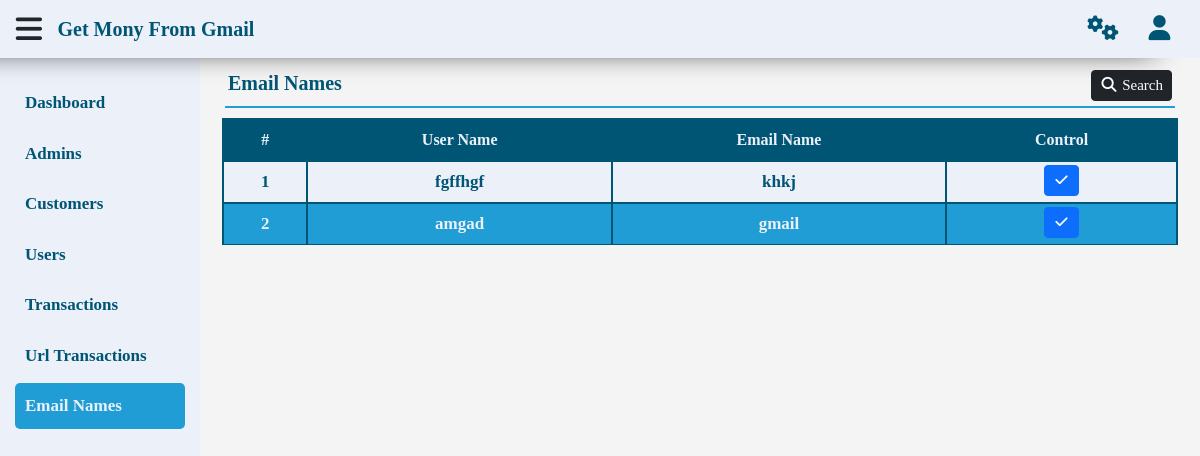
Page /gmr_test/emailnames.php?Page=View (signed in) on the committed database.
### tables this page shows
CREATE TABLE `email_names` (
  `id` int(11) NOT NULL,
  `em_name` varchar(255) NOT NULL,
  `user_id` int(11) NOT NULL,
  `state` tinyint(1) NOT NULL DEFAULT 1
);

CREATE TABLE `users` (
  `id` int(11) NOT NULL,
  `username` text NOT NULL,
  `pass` text NOT NULL,
  `phone` text NOT NULL,
  `main_email` varchar(255) NOT NULL,
  `email` text NOT NULL,
  `us_date` timestamp NOT NULL DEFAULT current_timestamp(),
  `active` int(1) NOT NULL DEFAULT 1,
  `type` int(1) NOT NULL DEFAULT 2
);

### gmr_test/function.php (called while the page is built, shortened)
<?php
function getItem($table, $value, $where, $select) {
    global $con;
    $statment = $con->prepare("SELECT * FROM $table WHERE $where");
    $statment->execute(array($value));
    $fetch = $statment->fetch();
    return $fetch[$select];
}
function getData ($table, $where = '1 = 1', $value = null, $by = 'id', $order = 'DESC', $limit = null) {
    global $con;
    $statment = $con->prepare("SELECT * FROM $table WHERE $where ORDER BY $by $order $limit");
    $statment->execute($value);
    return $statment->fetchAll();
}
function getCount ($table, $where = '1 = 1', $value = null) {
    global $con;
    $statment = $con->prepare("SELECT * FROM $table WHERE $where");
    $statment->execute($value);
    return $statment->rowCount();
}

### gmr_test/inc/page/emailnames/view.php (the view, shortened to what this page needs)
<div class="content">
    <nav class="navbar navbar-expand-lg">
        <a class="navbar-brand">
            <span><?php echo words($pageTitle) ?></span>
        </a>
        <div class="collapse navbar-collapse" id="navbarSupportedContent">
            <ul class="navbar-nav <?php echo $navbar ?>-auto mb-2 mb-lg-0">
                <li class="nav-item">
                    <a class="nav-link btn btn-dark btn-sm" aria-current="page" href="#" id="search">
                        <i class="fa fa-search fa-fw"></i>
                        <span><?php echo words('Search') ?></span>
                    </a>
                </li>
            </ul>
        </div>
    </nav>
    <div class="container">
        <div class="table-responsive">
            <table class="table">
                <thead>
                    <tr>
                        <th scope="col"><?php echo words('#') ?></th>
                        <th scope="col"><?php echo words('User Name') ?></th>
                        <th scope="col"><?php echo words('Email Name') ?></th>
                        <?php if (getCount('admins','id=?',array($_SESSION['idForsan'])) == 1) { ?>
                        <th scope="col"><?php echo words('Control') ?></th>
                        <?php } ?>
                    </tr>
                </thead>
                <tbody>
                    <?php
                    $where = '1 = ?';
                    $value = array(1);
                    $i = 1;
                    foreach (getData('email_names',$where,$value) as $all) {
                    ?>
                    <tr>
                        <td><?php echo $i ?></td>
                        <td><?php echo getItem('users',$all['user_id'],'id=?','username') ?></td>
                        <td><?php echo $all['em_name'] ?></td>
                        <?php if (getCount('admins','id=?',array($_SESSION['idForsan'])) == 1) { ?>
                        <td>
                            <?php if ($all['state'] == 0) { ?>
                            <a href="#stateEmailNames" class="btn btn-primary btn-sm"
                            data-id="<?php echo $all['id'] ?>">
                                <i class="fa fa-check fa-fw"></i>
                            </a>
                        <?php } } ?>
                    </tr>
                    <?php $i++; } ?>
                </tbody>
            </table>
        </div>
    </div>
</div>

### gmr_test/lay/css/style.css (style rules this page uses)
:root { --background: #ebf0f9; --primary: white; --secondry: #005575; --third: #219dd5; }
* { box-sizing: border-box; font-family: 'Cairo'; }
body { background-color: #f4f4f4; }
ul { list-style: none; }
a { text-decoration: none; }
P, ul, h1, h2, h3, h4, h5, h6 { margin: 0; padding: 0; }
.content { position: relative; top: 50px; width: calc(100% - 200px); transition: .3s; padding: 10px; }
.navbar { border-bottom: 2px solid var(--third); margin: 0 15px 10px; padding: 3px; }
.navbar .navbar-brand { color: var(--secondry); font-weight: bold; font-size: 20px; margin: 0; }
.navbar ul { margin: 5px 0; }
.navbar ul a,.navbar ul a:hover,.navbar ul a:focus { padding: 3px; color: white; font-size: 15px; }
table thead { background-color: var(--secondry); color: var(--background); }
table tbody tr { color: var(--secondry); font-size: 17px; }
table tbody tr td { padding: 3px !important; font-weight: bold; }
table tbody tr:nth-child(odd) { background-color: var(--background); color: var(--secondry); }
table tbody tr:nth-child(even) { background-color: var(--third); color: var(--background); }
table th, table td { border: 2px solid var(--secondry); vertical-align: middle; text-align: center; }
table td a { display: block; margin: 0 5px 3px; }

### gmr_test/lay/css/en.css (style rules this page uses)
.content { left: 200px; }

### rows in the picture
email_names: user.username "fgffhgf", em_name "khkj"
email_names: user.username "amgad", em_name "gmail"

### other values in the picture
words('Dashboard') "Dashboard"
words('Admins') "Admins"
words('Customers') "Customers"
words('Users') "Users"
words('Transactions') "Transactions"
words('Url Transactions') "Url Transactions"
words('Email Names') "Email Names"
words($pageTitle) "Email Names"
words('Search') "Search"
words('#') "#"
words('User Name') "User Name"
words('Email Name') "Email Name"
words('Control') "Control"
